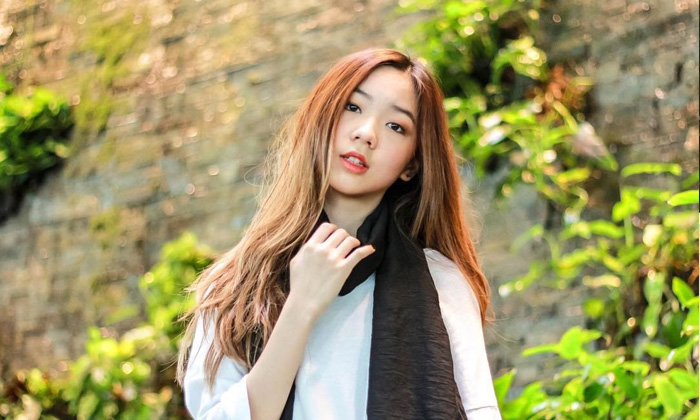
#> input picture pun.jpg, 700 x 420 px
$ python BoxFilter.py
#> lines starting #> are read from the running program, lines starting #| are printed output that depends on the picture
import cv2
import numpy as np
from matplotlib import pyplot as plt

img = cv2.imread('pun.jpg',0)
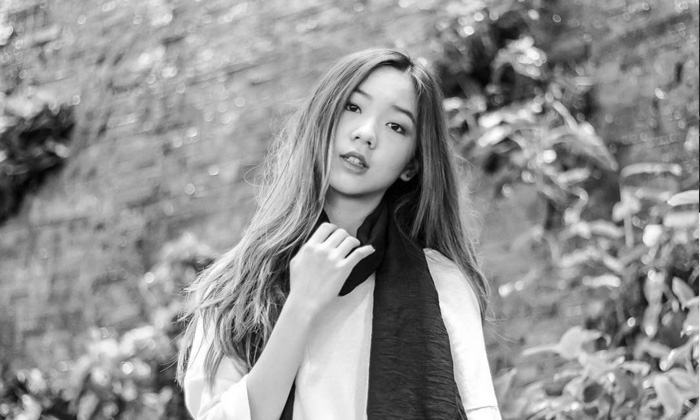
#> img: shape (420, 700); min 0, max 255, mean 146.5

kernel1 = np.ones((3,3),np.float32)/9
blur1 = cv2.filter2D(img,-1,kernel1)
kernel2 = np.ones((7,7),np.float32)/49
blur2 = cv2.filter2D(img,-1,kernel2)
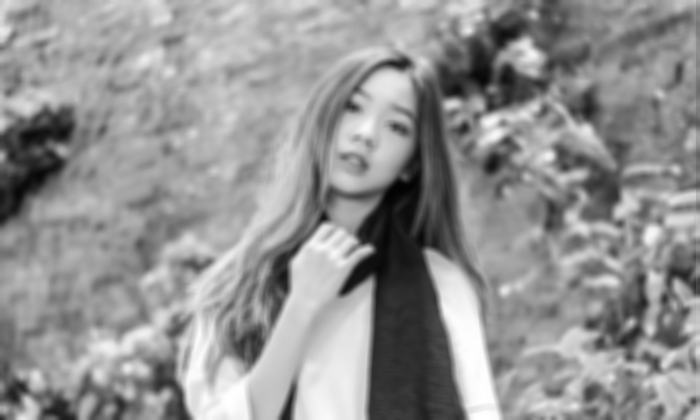
#> blur2: shape (420, 700); min 2, max 255, mean 146.5

plt.subplot(131),plt.imshow(img,'gray'),plt.title('Original')
plt.xticks([]), plt.yticks([])
plt.subplot(132),plt.imshow(blur1,'gray'),plt.title('Box Filter 3x3')
plt.xticks([]), plt.yticks([])
plt.subplot(133),plt.imshow(blur2,'gray'),plt.title('Box Filter 7x7')
plt.xticks([]), plt.yticks([])
plt.show()
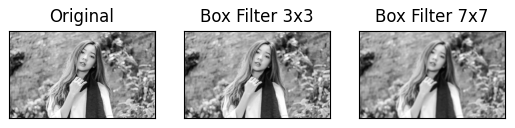
#> figure drawn by matplotlib, 3 panels
